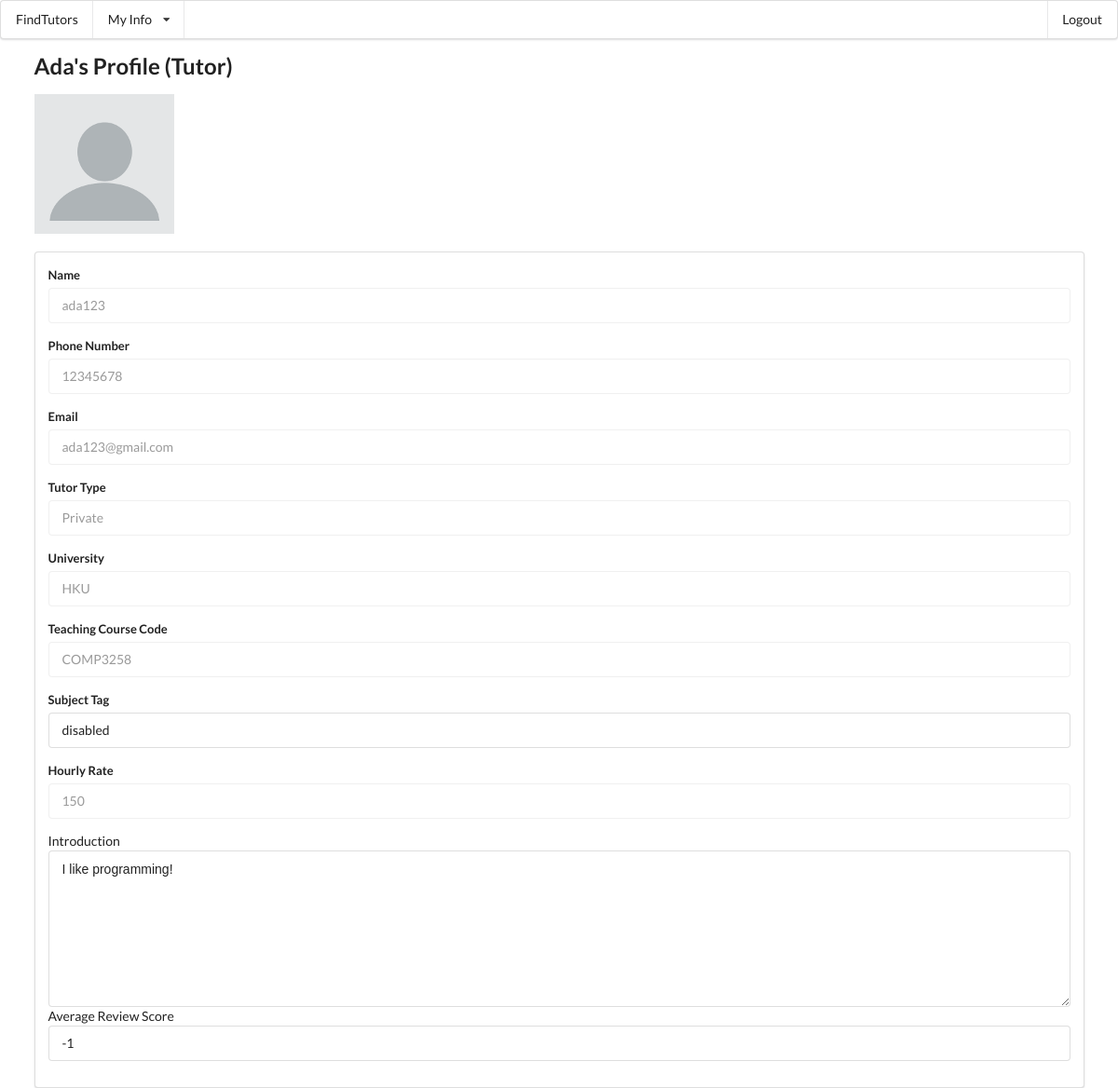
The page /main/viewAccountDetail (signed in) on the database its author committed.
### mainApp/models.py (models this page shows, shortened)
class Tutor(models.Model):
	phoneNumber=models.CharField(max_length=10)
	photo_url=models.CharField(max_length=30)
	user = models.OneToOneField(User, on_delete=models.CASCADE)
	tutor_type=models.CharField(max_length=8,default="Private")#Contract/Private
	university=models.CharField(max_length=60)
	teach_course_code=models.ManyToManyField(SubjectCode)
	subject_tag=models.CharField(max_length=60)
	hourly_rate=models.IntegerField(default=100)
	introduction=models.TextField(default="I love programming")
	activated=models.BooleanField(default=True)#profiles show to public or not
	avg_review=models.IntegerField(default=-1)
	def __str__ (self):
		return self.user.first_name

class SubjectCode(models.Model):
	subject_code=models.CharField(max_length=8)
	def __str__ (self):
		return self.subject_code

### mainApp/views_account.py (the view)
@login_required
def viewAccountDetail(request):
    if(hasattr(request.user,'tutor')):
        this_user = request.user.tutor
        return render(request, 'mainApp/viewAccountDetail_tutor.html', {'this_user': this_user,"tut_reviews":this_user.review_set.all()})
    else:
        this_user = request.user.student
        return render(request, 'mainApp/viewAccountDetail_student.html', {'this_user': this_user})

### mainApp/templates/mainApp/viewAccountDetail_tutor.html (shortened to what this page needs)
{% extends "mainApp/base.html" %}
{% block content %}
{% load static %}
<h2>{{this_user}}'s Profile (Tutor)</h2>
<img src="{% static "" %}{{this_user.photo_url}}"/ alt="{{this_user.photo_url}}" height="150" width="150">
<div class="ui segment">
    <form class="ui form" action="editAccountDetail" method="post">{% csrf_token %}
        <div class="field">
            <label>Name</label>
            <input type="text" name="Name" placeholder="Name" value={{this_user.user.username}} disabled>
        </div>
        <div class="field">
            <label>Phone Number</label>
            <input type="text" name="phoneNumber" placeholder="Phone Number" value={{this_user.phoneNumber}} disabled>
        </div>
        <div class="field">
            <label>Email</label>
            <input type="text" name="email" placeholder="email" value={{this_user.user.email}} disabled>
        </div>
        <div class="field">
            <label>Tutor Type</label>
            <input type="text" name="tutor_type" placeholder="tutor_type" value={{this_user.tutor_type}} disabled>
        </div>
        <div class="field">
            <label>University</label>
            <input type="text" name="university" placeholder="university" value={{this_user.university}} disabled>
        </div>
        <div class="field">
            <label>Teaching Course Code</label>
            <input type="text" name="subject_code" placeholder="subject_code" value={% for code in this_user.teach_course_code.all %}
            {{code}}
            {% endfor %} disabled>
        </div>
        <div class="field">
            <label>Subject Tag</label>
            <input type="text" name="subject_tag" placeholder="subject_tag" value={{this_user.subject_tag}} disabled>
        </div>
        <div class="field">
            <label>Hourly Rate</label>
            <input type="text" name="hourly_rate" placeholder="hourly_rate" value={{this_user.hourly_rate}} disabled>
        </div>
        <div>
            <label>Introduction</label>
            <textarea name="introduction" placeholder="introduction" disabled>{{this_user.introduction}}</textarea>
        </div>
        <div>
            <label>Average Review Score</label>
            <input type="text" name="avgReviewScore" placeholder="avgReviewScore" value={{this_user.avg_review}} disabled>
        </div>
    </form>
</div>
{% endblock %}

### rows shown on the page
Tutor: user.first_name "Ada", photo_url (picture), Name "ada123", phoneNumber "12345678", email "ada123@gmail.com", tutor_type "Private", university "HKU", hourly_rate "150", introduction "I like programming!", avgReviewScore "-1"
SubjectCode: subject_code "COMP3258"
